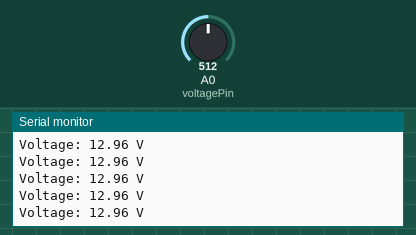
Recording of a sketch running on a simulated Arduino Uno, built with avr-gcc and run on an emulated ATmega328P. On the bench: the last lines printed to the serial monitor. The test bench sets the inputs (shaded band); at power-on: A0 (voltagePin) = 512.

Above: at 4.2 s.
4.3 s: A0 (voltagePin) set to 410
At 4.8 s:
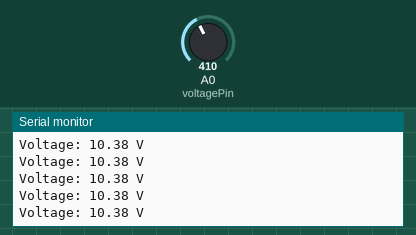
5.8 s: A0 (voltagePin) set to 385
At 6.8 s:
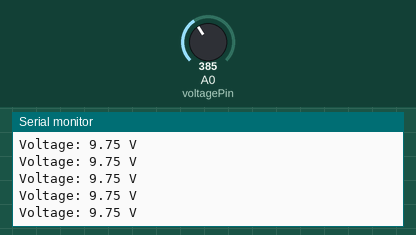
Timing chart, 0 to 8.8 s (numbered marks = the images above; inputs shaded):
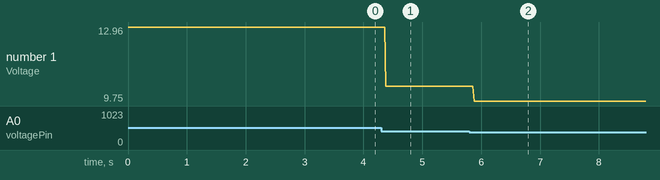

Measured:
- after the input at 4.3 s, the serial monitor: prints a new line after 0.08 s (image 1)
- after the input at 5.8 s, the serial monitor: prints a new line after 0.08 s (image 2)
- plotted number 1: 12.96 → 10.38 after the input at 4.3 s, 10.38 → 9.75 after the input at 5.8 s

The sketch:

Voltage_sensor.ino
```cpp
const int voltagePin = A0;
const float referenceVoltage = 5.0;
const float voltageDividerRatio = 5.0;
const float calibrationFactor = 1.03689567;

void setup() {
  Serial.begin(9600);
}

void loop() {
  int sensorValue = analogRead(voltagePin);
  float voltage = (sensorValue / 1024.0) * referenceVoltage * voltageDividerRatio * calibrationFactor;

  Serial.print("Voltage: ");
  Serial.print(voltage);
  Serial.println(" V");

  // delay(1000);
}
```
